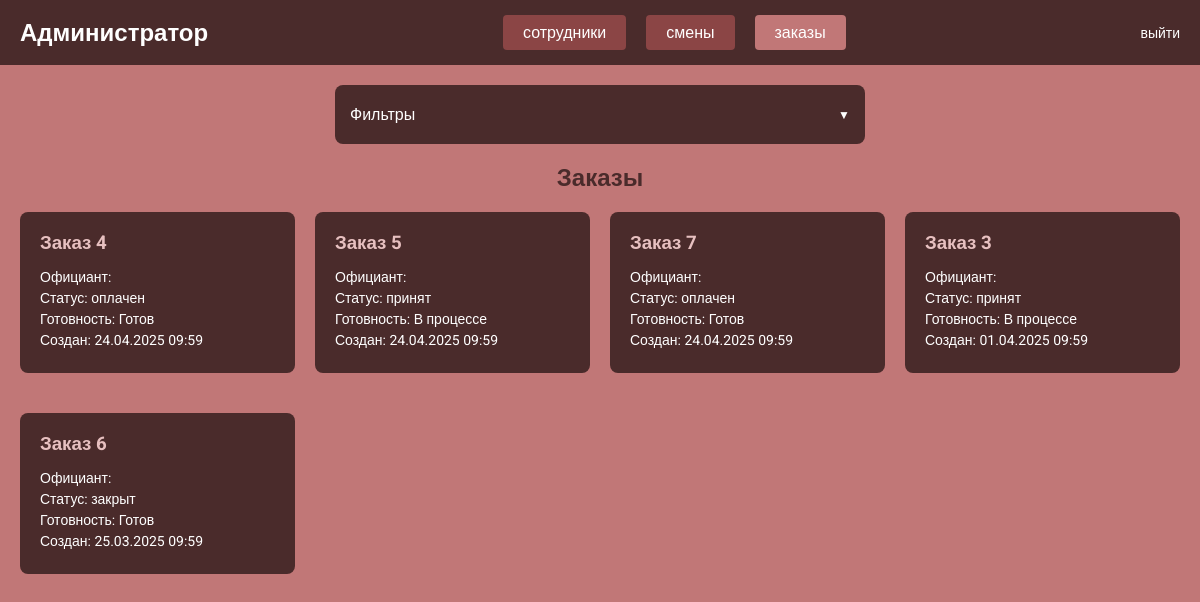
The app's page /admin/orders.php (signed in) with its own data.
### tables this page shows
CREATE TABLE users (
    id INT PRIMARY KEY AUTO_INCREMENT,
    full_name VARCHAR(255) NOT NULL,
    login VARCHAR(50) NOT NULL UNIQUE,
    password VARCHAR(255) NOT NULL,
    role ENUM('admin', 'cook', 'waiter') NOT NULL,
    created_at TIMESTAMP DEFAULT CURRENT_TIMESTAMP
);

CREATE TABLE IF NOT EXISTS orders (
    id INT PRIMARY KEY AUTO_INCREMENT,
    shift_id INT NOT NULL,
    waiter_id INT NOT NULL,
    status ENUM('принят', 'готовится', 'готов', 'оплачен', 'закрыт') NOT NULL DEFAULT 'принят',
    is_ready TINYINT(1) DEFAULT 0,
    created_at TIMESTAMP DEFAULT CURRENT_TIMESTAMP,
    FOREIGN KEY (waiter_id) REFERENCES users(id) ON DELETE CASCADE
);

### admin/orders.php (the view, shortened to what this page needs)
<?php
require_once '../config.php';
$stmt = $pdo->prepare("SELECT full_name FROM users WHERE id = ?");
$stmt->execute([$_SESSION['user_id']]);
$user = $stmt->fetch(PDO::FETCH_ASSOC);
$start_date = isset($_GET['start_date']) ? $_GET['start_date'] : date('Y-m-d', strtotime('-1 month'));
$end_date = isset($_GET['end_date']) ? $_GET['end_date'] : date('Y-m-d');
$sql = "SELECT o.*, u.full_name as waiter_name
        FROM orders o
        LEFT JOIN users u ON o.waiter_id = u.id
        WHERE DATE(o.created_at) BETWEEN :start_date AND :end_date
        ORDER BY o.created_at DESC";
$stmt = $pdo->prepare($sql);
$stmt->execute([
    'start_date' => $start_date,
    'end_date' => $end_date
]);
$orders = $stmt->fetchAll(PDO::FETCH_ASSOC);
?>
<!DOCTYPE html>
<html lang="ru">
<head>
    <link rel="stylesheet" href="../style.css">
</head>
<body>
    <div class="header">
        <h1><?php echo htmlspecialchars($user['full_name']); ?></h1>
        <div class="nav-links">
            <a href="employees.php" class="nav-link">сотрудники</a>
            <a href="shifts.php" class="nav-link">смены</a>
            <a href="orders.php" class="nav-link active">заказы</a>
        </div>
        <a href="../logout.php" class="logout-btn">выйти</a>
    </div>
    <div class="content">
        <div class="filter-container">
            <div class="filter-title" onclick="toggleFilter()">
                Фильтры
            </div>
        </div>
        <h2 class="page-title">Заказы</h2>
        <div class="orders-container">
            <?php if (empty($orders)): ?>
                <p class="no-orders">Заказов за выбранный период не найдено</p>
            <?php else: ?>
                <?php foreach ($orders as $order): ?>
                    <div class="order-card">
                        <h3>Заказ <?php echo htmlspecialchars($order['id']); ?></h3>
                        <p>Официант: <?php echo htmlspecialchars($order['waiter_name']); ?></p>
                        <p>Статус: <?php echo htmlspecialchars($order['status']); ?></p>
                        <p>Готовность: <?php echo $order['is_ready'] ? 'Готов' : 'В процессе'; ?></p>
                        <p>Создан: <?php echo date('d.m.Y H:i', strtotime($order['created_at'])); ?></p>
                    </div>
                <?php endforeach; ?>
            <?php endif; ?>
        </div>
    </div>
</body>
</html>

### style.css (style rules this page uses)
:root { --dark-brown: #4a2b2b; --medium-brown: #8b4545; --light-pink: #e7c0c0; --pink: #c17777; --green: #458b45; --red: #8b4545; }
body { margin: 0; padding: 0; font-family: 'Roboto', sans-serif; background-color: var(--pink); }
.header { background-color: var(--dark-brown); padding: 15px 20px; display: flex; justify-content: space-between; align-items: center; color: white; }
.header h1 { margin: 0; font-size: 24px; }
.nav-links { display: flex; gap: 20px; margin: 0 auto; }
.nav-link { padding: 8px 20px; text-decoration: none; color: white; background-color: var(--medium-brown); border-radius: 4px; text-transform: lowercase; }
.nav-link.active { background-color: var(--pink); }
.logout-btn { color: white; text-decoration: none; font-size: 14px; text-transform: lowercase; }
.content { padding: 20px; }
.page-title { color: var(--dark-brown); margin-bottom: 20px; text-align: center; }
.orders-container { display: grid; grid-template-columns: repeat(auto-fill, minmax(250px, 1fr)); gap: 20px; }
.order-card { background-color: var(--dark-brown); color: white; padding: 20px; border-radius: 8px; margin-bottom: 20px; }
.order-card h3 { margin: 0 0 15px 0; color: var(--light-pink); }
.order-card p { margin: 5px 0; font-size: 14px; }
.filter-container { background-color: var(--dark-brown); padding: 15px; border-radius: 8px; margin-bottom: 20px; max-width: 500px; margin-left: auto; margin-right: auto; }
.filter-title { color: white; font-size: 16px; font-weight: 500; cursor: pointer; display: flex; justify-content: space-between; align-items: center; padding: 5px 0; }
.filter-title:after { content: '▼'; font-size: 12px; transition: transform 0.3s; }

### records on screen
users: full_name "Администратор"
orders: id "4", status "оплачен", is_ready "Готов", created_at "24.04.2025 09:59"
orders: id "5", status "принят", is_ready "В процессе", created_at "24.04.2025 09:59"
orders: id "7", status "оплачен", is_ready "Готов", created_at "24.04.2025 09:59"
orders: id "3", status "принят", is_ready "В процессе", created_at "01.04.2025 09:59"
orders: id "6", status "закрыт", is_ready "Готов", created_at "25.03.2025 09:59"
